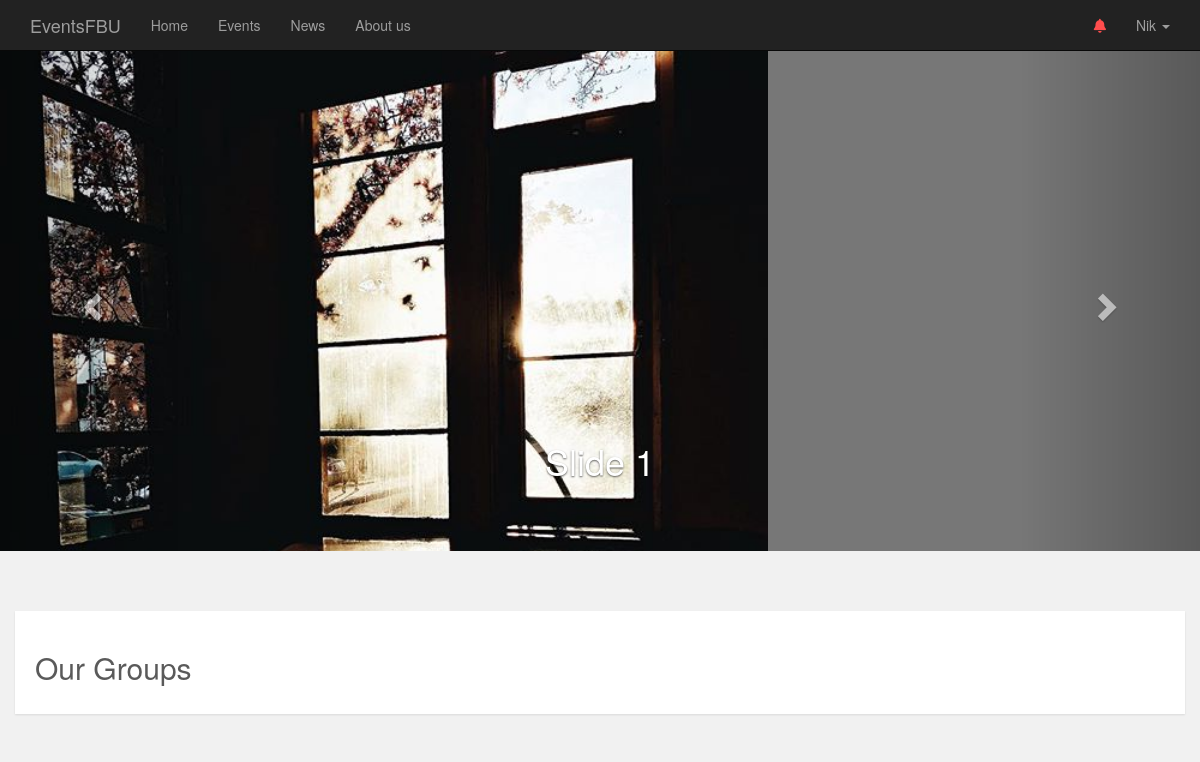
/ (signed in), run on the app's committed database.
### events/models.py (models this page shows, shortened)
class User(AbstractBaseUser, PermissionsMixin):
    email = models.EmailField(unique=True, null=True)
    first_name = models.CharField(_('first name'), max_length=30, blank=True)
    name = models.CharField(_('last name'), max_length=30, blank=True)
    student_id = models.CharField(max_length=10, blank=True)
    is_organization = models.BooleanField(default=False)
    date_joined = models.DateTimeField(_('date joined'), auto_now_add=True)
    is_active = models.BooleanField(_('active'), default=True)
    avatar = models.ImageField(upload_to = 'user/', null=True, blank=True)
    is_staff = models.BooleanField(_('staff status'), default=False)
    USERNAME_FIELD = 'email'
    objects = UserManager()
    class Meta:
        verbose_name = _('user')
        verbose_name_plural = _('users')
    def get_notifications(self):
        return Notification.objects.filter(user = self.id).exclude(viewed = True)
    def __str__(self):
        return self.name

class Slide(models.Model):
    headline =  models.CharField(max_length = 200, blank = True, help_text = 'Optional')
    text = models.TextField(blank = True, help_text = 'Optional')
    image = models.ImageField(upload_to = 'slides/', null = True)
    link_title = models.CharField(_('link title'), max_length = 100, blank = True, help_text = 'Optional')
    link = models.URLField(blank = True, help_text = 'Optional')

### events/views.py (the view)
# urls.py: url(r'^$', views.HomeView.as_view(), name = 'home'),
class HomeView(View):
	groups = Group.objects.all()
	slides = Slide.objects.all()
	template_name = 'events/home.html'
	context = {
	'groups': groups,
	'slides': slides
	}
	def get(self, request):
		return render(request, self.template_name, self.context)

### events/templates/events/home.html (shortened to what this page needs)
{% extends 'events/base.html' %}
{% load staticfiles %}
{% block content%}
<div id="myCarousel" class="carousel slide" data-ride="carousel">
  <div class="carousel-inner" role="listbox">
    {% for slide in slides %}
    {% if slides.first == slide %}
    <div class="item active" >
    {% else %}
    <div class="item">
    {% endif %}
      <img class="first-slide" src="/media/{{ slide.image }}" alt="First slide">
      <div class="container">
        <div class="carousel-caption">
          <h1>{{ slide.headline }}</h1>
        </div>
      </div>
    </div>
    {% endfor %}
  </div>
  <a class="left carousel-control" href="#myCarousel" role="button" data-slide="prev">
    <span class="glyphicon glyphicon-chevron-left" aria-hidden="true"></span>
  </a>
  <a class="right carousel-control" href="#myCarousel" role="button" data-slide="next">
    <span class="glyphicon glyphicon-chevron-right" aria-hidden="true"></span>
  </a>
</div>
<div class="container-fluid">
    <div class="col-lg-12" id="groups-title">
        <h2>Our Groups</h2>
    </div>
</div>
{% endblock content %}

### events/templates/events/base.html (shortened to what this page needs)
{% load staticfiles %}
<!DOCTYPE html>
<html lang="en">
<head>
    <link rel="stylesheet" href="https://maxcdn.bootstrapcdn.com/bootstrap/3.3.7/css/bootstrap.min.css">
    <link href="{% static 'css/base.css' %}" rel="stylesheet">
</head>
<body>
    <nav class="navbar navbar-inverse navbar-fixed-top" role="navigation">
        <div class="container">
            <div class="navbar-header">
                <a class="navbar-brand" href="{% url 'home' %}">EventsFBU</a>
            </div>
            <div class="collapse navbar-collapse" id="bs-example-navbar-collapse-1">
                <ul class="nav navbar-nav">
                    <li><a href="{% url 'home' %}">Home</a></li>
                    <li><a href="{% url 'events' %}">Events</a></li>
                    <li><a href="{% url 'news' %}">News</a></li>
                    <li><a href="{% url 'about' %}"> About us </a></li >
                </ul>
                <ul class="nav navbar-nav navbar-right">
                    {% if user.is_authenticated %}
                        {% if user.get_notifications.count %}
                        <li class="dropdown">
                          <a href="" class="dropdown-toggle" data-toggle="dropdown" role="button" aria-haspopup="true" aria-expanded="false" style="color: #ff4d4d;" >
                            <i class="fa fa-bell" aria-hidden="true"></i>
                          </a>
                        </li>
                        {% endif %}
                        <li class="dropdown">
                          <a href="" class="dropdown-toggle" data-toggle="dropdown" role="button" aria-haspopup="true" aria-expanded="false">{{ user | capfirst }} <span class="caret"></span></a>
                        </li>
                    {% endif %}
                </ul>
            </div>
        </div>
    </nav>
    {% block content %} {% endblock content %}
</body>
</html>

### events/static/css/base.css (style rules this page uses)
body { padding-top: 51px; padding-bottom: 40px; color: #5a5a5a; background-color: #f1f1f1; }
.navbar { margin-bottom: 0; }
.carousel { height: 500px; margin-bottom: 60px; }
.carousel-caption { z-index: 10; }
.carousel .item { height: 500px; background-color: #777; overflow: hidden; }
.carousel-inner > .item > img { position: absolute; top: 0; left: 0; min-width: 768px; min-height: 500px; }
#groups-title { background-color: white; margin-bottom: 20px; padding: 20px; box-shadow: 0 1px 2px rgba(0,0,0,.1); }

### data on the page
User: name "Nik"
Slide: image (picture), headline "Slide 1"
